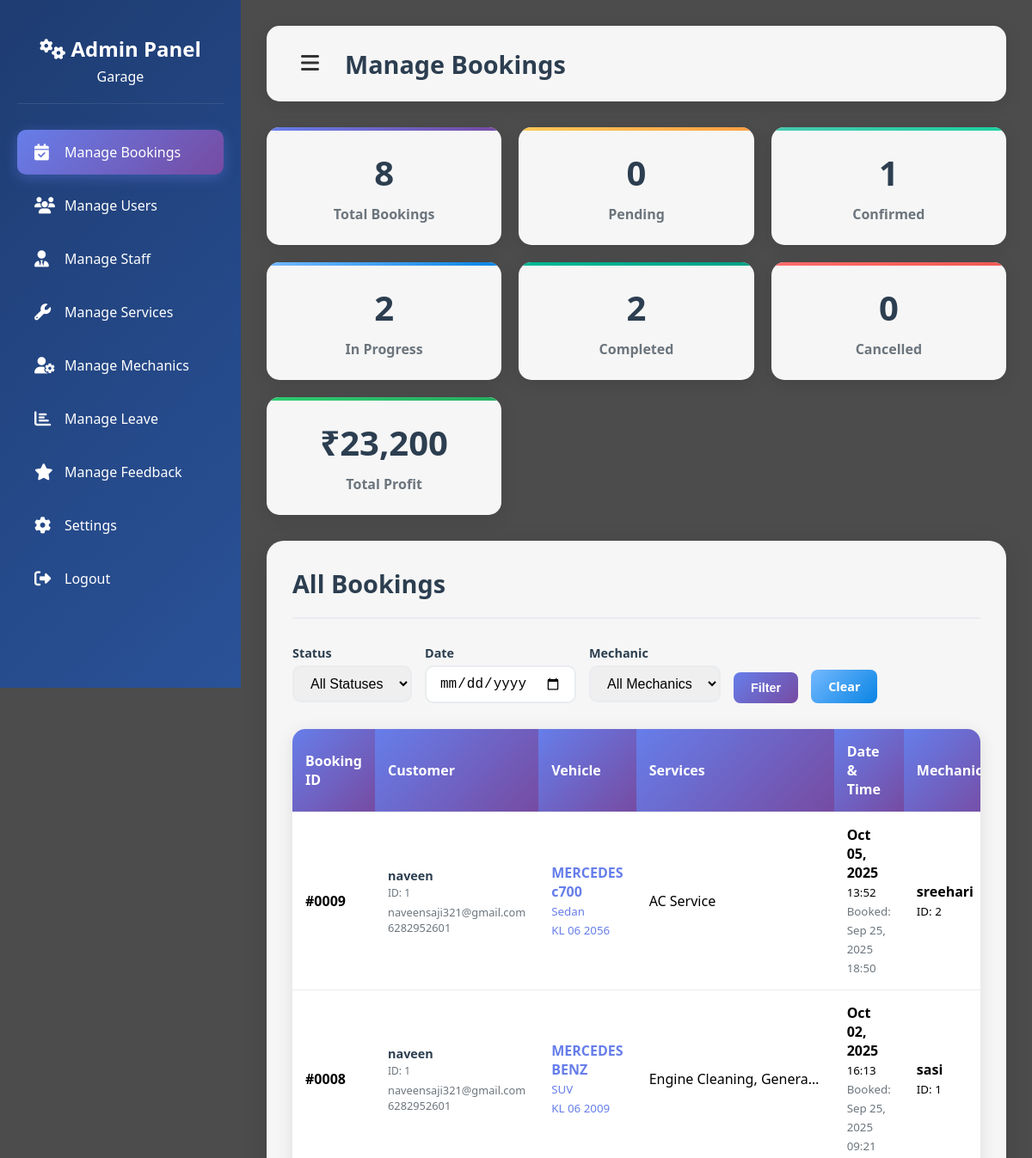
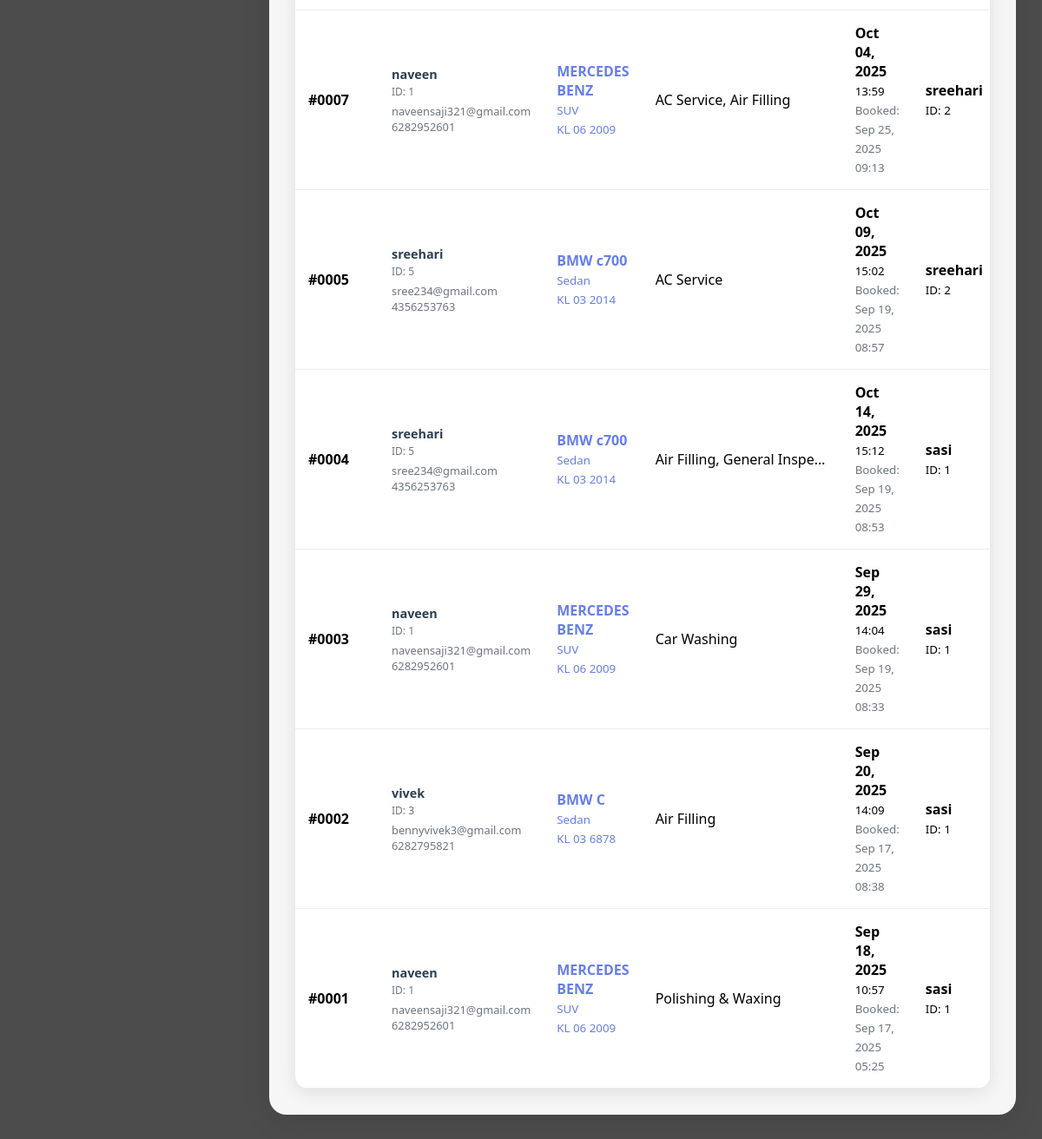
/adminbookingview.php (signed in), run on the app's committed database (2 pictures, top to bottom).
### tables this page shows
CREATE TABLE `bookings` (
  `booking_id` int(11) NOT NULL,
  `user_id` int(11) NOT NULL,
  `vehicle_id` int(11) NOT NULL,
  `booking_datetime` datetime NOT NULL,
  `status` varchar(50) DEFAULT 'Pending',
  `mechanic_id` int(11) DEFAULT NULL,
  `staff_id` int(11) DEFAULT NULL,
  `time_slot` varchar(100) NOT NULL,
  `appointment_date` date NOT NULL,
  `prefereddate` date DEFAULT NULL
);

CREATE TABLE `register` (
  `user_id` int(11) NOT NULL,
  `name` varchar(30) DEFAULT NULL,
  `email` varchar(50) DEFAULT NULL,
  `password` varchar(255) DEFAULT NULL,
  `phonenumber` varchar(10) DEFAULT NULL,
  `profile_picture` varchar(255) DEFAULT NULL,
  `created_at` timestamp NOT NULL DEFAULT current_timestamp()
);

CREATE TABLE `vehicles` (
  `vehicle_id` int(11) NOT NULL,
  `user_id` int(11) DEFAULT NULL,
  `vehicle_type` varchar(50) DEFAULT NULL,
  `brand` varchar(50) DEFAULT NULL,
  `model` varchar(50) DEFAULT NULL,
  `registration_no` varchar(20) DEFAULT NULL,
  `year` int(11) DEFAULT NULL
);

CREATE TABLE `mechanics` (
  `mechanic_id` int(11) NOT NULL,
  `name` varchar(100) NOT NULL,
  `age` int(11) NOT NULL,
  `profession` varchar(100) NOT NULL,
  `status` enum('free','assigned') DEFAULT 'free',
  `joined_date` date DEFAULT NULL,
  `address` text DEFAULT NULL,
  `phone_number` varchar(15) DEFAULT NULL,
  `email` varchar(100) DEFAULT NULL
);

### adminbookingview.php (the view, shortened to what this page needs)
<?php
$host = "localhost";
$user = "root";
$pass = "";
$db   = "login";
$conn = new mysqli($host, $user, $pass, $db);
$status_filter = $_GET['status'] ?? '';
$date_filter = $_GET['date'] ?? '';
$mechanic_filter = $_GET['mechanic'] ?? '';
$where_clause = '';
$bookings_query = "
    SELECT
        b.*,
        u.name as user_name,
        u.email as user_email,
        u.phonenumber as user_phone,
        v.vehicle_type,
        v.brand,
        v.model,
        v.registration_no,
        m.name as mechanic_name,
        GROUP_CONCAT(s.service_name SEPARATOR ', ') as services,
        SUM(bs.service_price) as total_amount
    FROM bookings b
    LEFT JOIN register u ON b.user_id = u.user_id
    LEFT JOIN vehicles v ON b.vehicle_id = v.vehicle_id
    LEFT JOIN mechanics m ON b.mechanic_id = m.mechanic_id
    LEFT JOIN booking_services bs ON b.booking_id = bs.booking_id
    LEFT JOIN services s ON bs.service_id = s.service_id
    $where_clause
    GROUP BY b.booking_id
    ORDER BY b.booking_datetime DESC
";
$bookings_result = $conn->query($bookings_query);
$stats_query = "
    SELECT
        COUNT(*) as total_bookings,
        SUM(CASE WHEN status = 'Pending' THEN 1 ELSE 0 END) as pending_bookings,
        SUM(CASE WHEN status = 'Confirmed' THEN 1 ELSE 0 END) as confirmed_bookings,
        SUM(CASE WHEN status = 'In Progress' THEN 1 ELSE 0 END) as inprogress_bookings,
        SUM(CASE WHEN status = 'Completed' THEN 1 ELSE 0 END) as completed_bookings,
        SUM(CASE WHEN status = 'Cancelled' THEN 1 ELSE 0 END) as cancelled_bookings
    FROM bookings
";
$stats_result = $conn->query($stats_query);
$stats = $stats_result->fetch_assoc();
$profit_query = "SELECT SUM(bs.service_price) as total_profit FROM booking_services bs";
$profit_result = $conn->query($profit_query);
$total_profit = 0;
if ($profit_result && $profit_row = $profit_result->fetch_assoc()) {
    $total_profit = $profit_row['total_profit'] ?? 0;
}
function formatProfit($amount) {
    if ($amount >= 100000) {
        $lakhs = floor($amount / 100000);
        $remainder = $amount % 100000;
        if ($remainder > 0) {
            return $lakhs . 'L ' . number_format($remainder, 0);
        } else {
            return $lakhs . 'L';
        }
    } else {
        return '₹' . number_format($amount, 0);
    }
}
?>
<!DOCTYPE html>
<html lang="en">
<head>
    <link href="https://cdnjs.cloudflare.com/ajax/libs/font-awesome/6.4.0/css/all.min.css" rel="stylesheet" />
</head>
<body>
    <aside class="sidebar" id="sidebar">
        <div class="sidebar-header">
            <h2><i class="fas fa-cogs"></i> Admin Panel</h2>
            <p>Garage</p>
        </div>
        <nav>
            <ul class="nav-menu">
                <li class="nav-item">
                    <a href="manage_bookings.php" class="nav-link active">
                        <i class="fas fa-calendar-check"></i>
                        <span>Manage Bookings</span>
                    </a>
                </li>
                <li class="nav-item">
                    <a href="manage_users.php" class="nav-link">
                        <i class="fas fa-users"></i>
                        <span>Manage Users</span>
                    </a>
                </li>
                <li class="nav-item">
                    <a href="manage_staff.php" class="nav-link">
                        <i class="fas fa-user-tie"></i>
                        <span>Manage Staff</span>
                    </a>
                </li>
                <li class="nav-item">
                    <a href="manage_services.php" class="nav-link">
                        <i class="fas fa-wrench"></i>
                        <span>Manage Services</span>
                    </a>
                </li>
                <li class="nav-item">
                    <a href="manage_mechanics.php" class="nav-link">
                        <i class="fas fa-user-cog"></i>
                        <span>Manage Mechanics</span>
                    </a>
                </li>
                <li class="nav-item">
                    <a href="manage_leaves.php" class="nav-link">
                        <i class="fas fa-chart-bar"></i>
                        <span>Manage Leave</span>
                    </a>
                </li>
                 <li class="nav-item">
                    <a href="manage_feedback.php" class="nav-link">
                        <i class="fas fa-star"></i>
                        <span>Manage Feedback</span>
                    </a>
                </li>
                <li class="nav-item">
                    <a href="settingsadmin.php" class="nav-link">
                        <i class="fas fa-cog"></i>
                        <span>Settings</span>
                    </a>
                </li>
                <li class="nav-item">
                    <a href="logout.php" class="nav-link">
                        <i class="fas fa-sign-out-alt"></i>
                        <span>Logout</span>
                    </a>
                </li>
            </ul>
        </nav>
    </aside>
    <main class="main-content" id="mainContent">
        <div class="top-bar">
            <div style="display: flex; align-items: center; gap: 20px;">
                <button class="menu-toggle" onclick="toggleSidebar()">
                    <i class="fas fa-bars"></i>
                </button>
                <h1>Manage Bookings</h1>
            </div>
        </div>
        <div class="stats-grid">
            <div class="stat-card total">
                <div class="stat-number"><?php echo $stats['total_bookings']; ?></div>
                <div class="stat-label">Total Bookings</div>
            </div>
            <div class="stat-card pending">
                <div class="stat-number"><?php echo $stats['pending_bookings']; ?></div>
                <div class="stat-label">Pending</div>
            </div>
            <div class="stat-card confirmed">
                <div class="stat-number"><?php echo $stats['confirmed_bookings']; ?></div>
                <div class="stat-label">Confirmed</div>
            </div>
            <div class="stat-card inprogress">
                <div class="stat-number"><?php echo $stats['inprogress_bookings']; ?></div>
                <div class="stat-label">In Progress</div>
            </div>
            <div class="stat-card completed">
                <div class="stat-number"><?php echo $stats['completed_bookings']; ?></div>
                <div class="stat-label">Completed</div>
            </div>
            <div class="stat-card cancelled">
                <div class="stat-number"><?php echo $stats['cancelled_bookings']; ?></div>
                <div class="stat-label">Cancelled</div>
            </div>
            <div class="stat-card profit">
                <div class="stat-number"><?php echo formatProfit($total_profit); ?></div>
                <div class="stat-label">Total Profit</div>
            </div>
        </div>
        <div class="content-card">
            <div class="content-header">
                <h2>All Bookings</h2>
            </div>
            <form method="GET" class="filters">
                <div class="filter-group">
                    <label>Status</label>
                    <select name="status">
                        <option value="all" <?php echo ($status_filter === 'all' || !$status_filter) ? 'selected' : ''; ?>>All Statuses</option>
                    </select>
                </div>
                <div class="filter-group">
                    <label>Date</label>
                    <input type="date" name="date" value="<?php echo htmlspecialchars($date_filter); ?>">
                </div>
                <div class="filter-group">
                    <label>Mechanic</label>
                    <select name="mechanic">
                        <option value="all" <?php echo ($mechanic_filter === 'all' || !$mechanic_filter) ? 'selected' : ''; ?>>All Mechanics</option>
                    </select>
                </div>
                <div class="filter-group" style="justify-content: end;">
                    <label>&nbsp;</label>
                    <button type="submit" class="btn btn-primary">Filter</button>
                </div>
                <div class="filter-group" style="justify-content: end;">
                    <label>&nbsp;</label>
                    <a href="manage_bookings.php" class="btn btn-info">Clear</a>
                </div>
            </form>
            <?php if ($bookings_result && $bookings_result->num_rows > 0): ?>
                <div class="table-container">
                    <table class="bookings-table">
                        <thead>
                            <tr>
                                <th>Booking ID</th>
                                <th>Customer</th>
                                <th>Vehicle</th>
                                <th>Services</th>
                                <th>Date & Time</th>
                                <th>Mechanic</th>
                            </tr>
                        </thead>
                        <tbody>
                            <?php while ($booking = $bookings_result->fetch_assoc()): ?>
                                <tr>
                                    <td>
                                        <strong>#<?php echo str_pad($booking['booking_id'], 4, '0', STR_PAD_LEFT); ?></strong>
                                    </td>
                                    <td>
                                        <div class="booking-details">
                                            <div class="user-info">
                                                <span class="user-name"><?php echo htmlspecialchars($booking['user_name'] ?? 'Unknown'); ?></span>
                                                <br>
                                                <small>ID: <?php echo $booking['user_id']; ?></small>
                                            </div>
                                            <div style="font-size: 0.8rem; color: #6c757d;">
                                                <?php echo htmlspecialchars($booking['user_email']); ?><br>
                                                <?php echo htmlspecialchars($booking['user_phone'] ?? 'No phone'); ?>
                                            </div>
                                        </div>
                                    </td>
                                    <td>
                                        <div class="vehicle-info">
                                            <strong><?php echo htmlspecialchars($booking['brand'] ?? 'Unknown'); ?>
                                            <?php echo htmlspecialchars($booking['model'] ?? ''); ?></strong><br>
                                            <small><?php echo htmlspecialchars($booking['vehicle_type'] ?? ''); ?></small><br>
                                            <small><?php echo htmlspecialchars($booking['registration_no'] ?? 'No reg'); ?></small>
                                        </div>
                                    </td>
                                    <td>
                                        <div class="services-list" title="<?php echo htmlspecialchars($booking['services'] ?? 'No services'); ?>">
                                            <?php echo htmlspecialchars($booking['services'] ?? 'No services'); ?>
                                        </div>
                                    </td>
                                    <td>
                                        <div>
                                            <strong><?php echo date('M d, Y', strtotime($booking['appointment_date'])); ?></strong><br>
                                            <small><?php echo htmlspecialchars($booking['time_slot']); ?></small><br>
                                            <small style="color: #6c757d;">
                                                Booked: <?php echo date('M d, Y H:i', strtotime($booking['booking_datetime'])); ?>
                                            </small>
                                        </div>
                                    </td>
                                    <td>
                                        <?php if ($booking['mechanic_name']): ?>
                                            <div>
                                                <strong><?php echo htmlspecialchars($booking['mechanic_name']); ?></strong><br>
                                                <small>ID: <?php echo $booking['mechanic_id']; ?></small>
                                            </div>
                                        <?php endif; ?>
                                    </td>
                                </tr>
                            <?php endwhile; ?>
                        </tbody>
                    </table>
                </div>
            <?php endif; ?>
        </div>
    </main>
</body>
</html>

### data on the page
bookings: booking_id "0009", user.name "naveen", user "1", user.email "naveensaji321@gmail.com", user.phonenumber "6282952601", vehicle.brand "MERCEDES", vehicle.model "c700", vehicle.vehicle_type "Sedan", vehicle.registration_no "KL 06 2056", services "AC Service", appointment_date "Oct 05, 2025", time_slot "13:52", booking_datetime "Sep 25, 2025 18:50", mechanic.name "sreehari", mechanic "2"
bookings: booking_id "0008", user.name "naveen", user "1", user.email "naveensaji321@gmail.com", user.phonenumber "6282952601", vehicle.brand "MERCEDES", vehicle.model "BENZ", vehicle.vehicle_type "SUV", vehicle.registration_no "KL 06 2009", services "Engine Cleaning, Genera…", appointment_date "Oct 02, 2025", time_slot "16:13", booking_datetime "Sep 25, 2025 09:21", mechanic.name "sasi", mechanic "1"
bookings: booking_id "0007", user.name "naveen", user "1", user.email "naveensaji321@gmail.com", user.phonenumber "6282952601", vehicle.brand "MERCEDES", vehicle.model "BENZ", vehicle.vehicle_type "SUV", vehicle.registration_no "KL 06 2009", services "AC Service, Air Filling", appointment_date "Oct 04, 2025", time_slot "13:59", booking_datetime "Sep 25, 2025 09:13", mechanic.name "sreehari", mechanic "2"
bookings: booking_id "0005", user.name "sreehari", user "5", user.email "sree234@gmail.com", user.phonenumber "4356253763", vehicle.brand "BMW", vehicle.model "c700", vehicle.vehicle_type "Sedan", vehicle.registration_no "KL 03 2014", services "AC Service", appointment_date "Oct 09, 2025", time_slot "15:02", booking_datetime "Sep 19, 2025 08:57", mechanic.name "sreehari", mechanic "2"
bookings: booking_id "0004", user.name "sreehari", user "5", user.email "sree234@gmail.com", user.phonenumber "4356253763", vehicle.brand "BMW", vehicle.model "c700", vehicle.vehicle_type "Sedan", vehicle.registration_no "KL 03 2014", services "Air Filling, General Inspe…", appointment_date "Oct 14, 2025", time_slot "15:12", booking_datetime "Sep 19, 2025 08:53", mechanic.name "sasi", mechanic "1"
bookings: booking_id "0003", user.name "naveen", user "1", user.email "naveensaji321@gmail.com", user.phonenumber "6282952601", vehicle.brand "MERCEDES", vehicle.model "BENZ", vehicle.vehicle_type "SUV", vehicle.registration_no "KL 06 2009", services "Car Washing", appointment_date "Sep 29, 2025", time_slot "14:04", booking_datetime "Sep 19, 2025 08:33", mechanic.name "sasi", mechanic "1"
bookings: booking_id "0002", user.name "vivek", user "3", user.email "bennyvivek3@gmail.com", user.phonenumber "6282795821", vehicle.brand "BMW", vehicle.model "C", vehicle.vehicle_type "Sedan", vehicle.registration_no "KL 03 6878", services "Air Filling", appointment_date "Sep 20, 2025", time_slot "14:09", booking_datetime "Sep 17, 2025 08:38", mechanic.name "sasi", mechanic "1"
bookings: booking_id "0001", user.name "naveen", user "1", user.email "naveensaji321@gmail.com", user.phonenumber "6282952601", vehicle.brand "MERCEDES", vehicle.model "BENZ", vehicle.vehicle_type "SUV", vehicle.registration_no "KL 06 2009", services "Polishing & Waxing", appointment_date "Sep 18, 2025", time_slot "10:57", booking_datetime "Sep 17, 2025 05:25", mechanic.name "sasi", mechanic "1"

### other printed values
$stats['total_bookings'] "8"
$stats['pending_bookings'] "0"
$stats['confirmed_bookings'] "1"
$stats['inprogress_bookings'] "2"
$stats['completed_bookings'] "2"
$stats['cancelled_bookings'] "0"
formatProfit($total_profit) "₹23,200"
